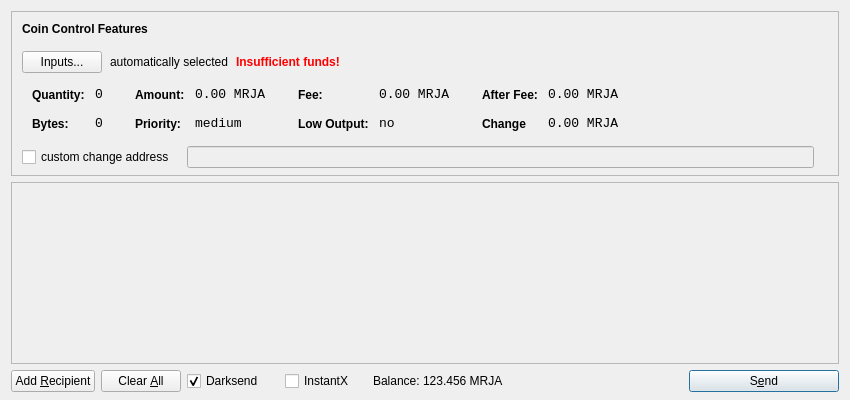
<?xml version="1.0" encoding="UTF-8"?>
<ui version="4.0">
 <class>SendCoinsDialog</class>
 <widget class="QDialog" name="SendCoinsDialog">
  <property name="geometry">
   <rect>
    <x>0</x>
    <y>0</y>
    <width>850</width>
    <height>400</height>
   </rect>
  </property>
  <property name="windowTitle">
   <string>Send Coins</string>
  </property>
  <layout class="QVBoxLayout" name="verticalLayout" stretch="0,1,0">
   <property name="bottomMargin">
    <number>8</number>
   </property>
   <item>
    <widget class="QFrame" name="frameCoinControl">
     <property name="sizePolicy">
      <sizepolicy hsizetype="Expanding" vsizetype="Expanding">
       <horstretch>0</horstretch>
       <verstretch>0</verstretch>
      </sizepolicy>
     </property>
     <property name="maximumSize">
      <size>
       <width>16777215</width>
       <height>16777215</height>
      </size>
     </property>
     <property name="frameShape">
      <enum>QFrame::StyledPanel</enum>
     </property>
     <property name="frameShadow">
      <enum>QFrame::Sunken</enum>
     </property>
     <layout class="QVBoxLayout" name="verticalLayoutCoinControl2">
      <property name="spacing">
       <number>-1</number>
      </property>
      <property name="leftMargin">
       <number>0</number>
      </property>
      <property name="topMargin">
       <number>0</number>
      </property>
      <property name="rightMargin">
       <number>0</number>
      </property>
      <property name="bottomMargin">
       <number>6</number>
      </property>
      <item>
       <layout class="QVBoxLayout" name="verticalLayoutCoinControl" stretch="0,0,0,0,1">
        <property name="spacing">
         <number>0</number>
        </property>
        <property name="leftMargin">
         <number>10</number>
        </property>
        <property name="topMargin">
         <number>10</number>
        </property>
        <item>
         <layout class="QHBoxLayout" name="horizontalLayoutCoinControl1">
          <property name="bottomMargin">
           <number>15</number>
          </property>
          <item>
           <widget class="QLabel" name="labelCoinControlFeatures">
            <property name="sizePolicy">
             <sizepolicy hsizetype="Preferred" vsizetype="Maximum">
              <horstretch>0</horstretch>
              <verstretch>0</verstretch>
             </sizepolicy>
            </property>
            <property name="font">
             <font>
              <weight>75</weight>
              <bold>true</bold>
             </font>
            </property>
            <property name="styleSheet">
             <string notr="true">font-weight:bold;</string>
            </property>
            <property name="text">
             <string>Coin Control Features</string>
            </property>
           </widget>
          </item>
         </layout>
        </item>
        <item>
         <layout class="QHBoxLayout" name="horizontalLayoutCoinControl2" stretch="0,0,0,0">
          <property name="spacing">
           <number>8</number>
          </property>
          <property name="bottomMargin">
           <number>10</number>
          </property>
          <item>
           <widget class="QPushButton" name="pushButtonCoinControl">
            <property name="styleSheet">
             <string notr="true"/>
            </property>
            <property name="text">
             <string>Inputs...</string>
            </property>
           </widget>
          </item>
          <item>
           <widget class="QLabel" name="labelCoinControlAutomaticallySelected">
            <property name="text">
             <string>automatically selected</string>
            </property>
            <property name="margin">
             <number>5</number>
            </property>
           </widget>
          </item>
          <item>
           <widget class="QLabel" name="labelCoinControlInsuffFunds">
            <property name="font">
             <font>
              <weight>75</weight>
              <bold>true</bold>
             </font>
            </property>
            <property name="styleSheet">
             <string notr="true">color:red;font-weight:bold;</string>
            </property>
            <property name="text">
             <string>Insufficient funds!</string>
            </property>
            <property name="margin">
             <number>5</number>
            </property>
           </widget>
          </item>
          <item>
           <spacer name="horizontalSpacerCoinControl">
            <property name="orientation">
             <enum>Qt::Horizontal</enum>
            </property>
            <property name="sizeHint" stdset="0">
             <size>
              <width>40</width>
              <height>1</height>
             </size>
            </property>
           </spacer>
          </item>
         </layout>
        </item>
        <item>
         <widget class="QWidget" name="widgetCoinControl" native="true">
          <property name="sizePolicy">
           <sizepolicy hsizetype="Preferred" vsizetype="Preferred">
            <horstretch>0</horstretch>
            <verstretch>0</verstretch>
           </sizepolicy>
          </property>
          <property name="minimumSize">
           <size>
            <width>0</width>
            <height>0</height>
           </size>
          </property>
          <property name="styleSheet">
           <string notr="true"/>
          </property>
          <layout class="QHBoxLayout" name="horizontalLayoutCoinControl5">
           <property name="margin">
            <number>0</number>
           </property>
           <item>
            <layout class="QHBoxLayout" name="horizontalLayoutCoinControl3" stretch="0,0,0,1">
             <property name="spacing">
              <number>20</number>
             </property>
             <property name="topMargin">
              <number>0</number>
             </property>
             <property name="bottomMargin">
              <number>10</number>
             </property>
             <item>
              <layout class="QFormLayout" name="formLayoutCoinControl1">
               <property name="horizontalSpacing">
                <number>10</number>
               </property>
               <property name="verticalSpacing">
                <number>14</number>
               </property>
               <property name="leftMargin">
                <number>10</number>
               </property>
               <property name="topMargin">
                <number>4</number>
               </property>
               <property name="rightMargin">
                <number>6</number>
               </property>
               <item row="0" column="0">
                <widget class="QLabel" name="labelCoinControlQuantityText">
                 <property name="styleSheet">
                  <string notr="true">font-weight:bold;</string>
                 </property>
                 <property name="text">
                  <string>Quantity:</string>
                 </property>
                 <property name="margin">
                  <number>0</number>
                 </property>
                </widget>
               </item>
               <item row="0" column="1">
                <widget class="QLabel" name="labelCoinControlQuantity">
                 <property name="font">
                  <font>
                   <family>Monospace</family>
                   <pointsize>10</pointsize>
                  </font>
                 </property>
                 <property name="cursor">
                  <cursorShape>IBeamCursor</cursorShape>
                 </property>
                 <property name="contextMenuPolicy">
                  <enum>Qt::ActionsContextMenu</enum>
                 </property>
                 <property name="text">
                  <string>0</string>
                 </property>
                 <property name="margin">
                  <number>0</number>
                 </property>
                 <property name="textInteractionFlags">
                  <set>Qt::LinksAccessibleByMouse|Qt::TextSelectableByKeyboard|Qt::TextSelectableByMouse</set>
                 </property>
                </widget>
               </item>
               <item row="1" column="0">
                <widget class="QLabel" name="labelCoinControlBytesText">
                 <property name="styleSheet">
                  <string notr="true">font-weight:bold;</string>
                 </property>
                 <property name="text">
                  <string>Bytes:</string>
                 </property>
                </widget>
               </item>
               <item row="1" column="1">
                <widget class="QLabel" name="labelCoinControlBytes">
                 <property name="font">
                  <font>
                   <family>Monospace</family>
                   <pointsize>10</pointsize>
                  </font>
                 </property>
                 <property name="cursor">
                  <cursorShape>IBeamCursor</cursorShape>
                 </property>
                 <property name="contextMenuPolicy">
                  <enum>Qt::ActionsContextMenu</enum>
                 </property>
                 <property name="text">
                  <string>0</string>
                 </property>
                 <property name="textInteractionFlags">
                  <set>Qt::LinksAccessibleByMouse|Qt::TextSelectableByKeyboard|Qt::TextSelectableByMouse</set>
                 </property>
                </widget>
               </item>
              </layout>
             </item>
             <item>
              <layout class="QFormLayout" name="formLayoutCoinControl2">
               <property name="horizontalSpacing">
                <number>10</number>
               </property>
               <property name="verticalSpacing">
                <number>14</number>
               </property>
               <property name="leftMargin">
                <number>6</number>
               </property>
               <property name="topMargin">
                <number>4</number>
               </property>
               <property name="rightMargin">
                <number>6</number>
               </property>
               <item row="0" column="0">
                <widget class="QLabel" name="labelCoinControlAmountText">
                 <property name="styleSheet">
                  <string notr="true">font-weight:bold;</string>
                 </property>
                 <property name="text">
                  <string>Amount:</string>
                 </property>
                 <property name="margin">
                  <number>0</number>
                 </property>
                </widget>
               </item>
               <item row="0" column="1">
                <widget class="QLabel" name="labelCoinControlAmount">
                 <property name="font">
                  <font>
                   <family>Monospace</family>
                   <pointsize>10</pointsize>
                  </font>
                 </property>
                 <property name="cursor">
                  <cursorShape>IBeamCursor</cursorShape>
                 </property>
                 <property name="contextMenuPolicy">
                  <enum>Qt::ActionsContextMenu</enum>
                 </property>
                 <property name="text">
                  <string>0.00 MRJA</string>
                 </property>
                 <property name="textInteractionFlags">
                  <set>Qt::LinksAccessibleByMouse|Qt::TextSelectableByKeyboard|Qt::TextSelectableByMouse</set>
                 </property>
                </widget>
               </item>
               <item row="1" column="0">
                <widget class="QLabel" name="labelCoinControlPriorityText">
                 <property name="styleSheet">
                  <string notr="true">font-weight:bold;</string>
                 </property>
                 <property name="text">
                  <string>Priority:</string>
                 </property>
                </widget>
               </item>
               <item row="1" column="1">
                <widget class="QLabel" name="labelCoinControlPriority">
                 <property name="font">
                  <font>
                   <family>Monospace</family>
                   <pointsize>10</pointsize>
                  </font>
                 </property>
                 <property name="cursor">
                  <cursorShape>IBeamCursor</cursorShape>
                 </property>
                 <property name="contextMenuPolicy">
                  <enum>Qt::ActionsContextMenu</enum>
                 </property>
                 <property name="text">
                  <string>medium</string>
                 </property>
                 <property name="textInteractionFlags">
                  <set>Qt::LinksAccessibleByMouse|Qt::TextSelectableByKeyboard|Qt::TextSelectableByMouse</set>
                 </property>
                </widget>
               </item>
              </layout>
             </item>
             <item>
              <layout class="QFormLayout" name="formLayoutCoinControl3">
               <property name="horizontalSpacing">
                <number>10</number>
               </property>
               <property name="verticalSpacing">
                <number>14</number>
               </property>
               <property name="leftMargin">
                <number>6</number>
               </property>
               <property name="topMargin">
                <number>4</number>
               </property>
               <property name="rightMargin">
                <number>6</number>
               </property>
               <item row="0" column="0">
                <widget class="QLabel" name="labelCoinControlFeeText">
                 <property name="styleSheet">
                  <string notr="true">font-weight:bold;</string>
                 </property>
                 <property name="text">
                  <string>Fee:</string>
                 </property>
                 <property name="margin">
                  <number>0</number>
                 </property>
                </widget>
               </item>
               <item row="0" column="1">
                <widget class="QLabel" name="labelCoinControlFee">
                 <property name="font">
                  <font>
                   <family>Monospace</family>
                   <pointsize>10</pointsize>
                  </font>
                 </property>
                 <property name="cursor">
                  <cursorShape>IBeamCursor</cursorShape>
                 </property>
                 <property name="contextMenuPolicy">
                  <enum>Qt::ActionsContextMenu</enum>
                 </property>
                 <property name="text">
                  <string>0.00 MRJA</string>
                 </property>
                 <property name="textInteractionFlags">
                  <set>Qt::LinksAccessibleByMouse|Qt::TextSelectableByKeyboard|Qt::TextSelectableByMouse</set>
                 </property>
                </widget>
               </item>
               <item row="1" column="0">
                <widget class="QLabel" name="labelCoinControlLowOutputText">
                 <property name="styleSheet">
                  <string notr="true">font-weight:bold;</string>
                 </property>
                 <property name="text">
                  <string>Low Output:</string>
                 </property>
                </widget>
               </item>
               <item row="1" column="1">
                <widget class="QLabel" name="labelCoinControlLowOutput">
                 <property name="font">
                  <font>
                   <family>Monospace</family>
                   <pointsize>10</pointsize>
                  </font>
                 </property>
                 <property name="cursor">
                  <cursorShape>IBeamCursor</cursorShape>
                 </property>
                 <property name="contextMenuPolicy">
                  <enum>Qt::ActionsContextMenu</enum>
                 </property>
                 <property name="text">
                  <string>no</string>
                 </property>
                 <property name="textInteractionFlags">
                  <set>Qt::LinksAccessibleByMouse|Qt::TextSelectableByKeyboard|Qt::TextSelectableByMouse</set>
                 </property>
                </widget>
               </item>
              </layout>
             </item>
             <item>
              <layout class="QFormLayout" name="formLayoutCoinControl4">
               <property name="horizontalSpacing">
                <number>10</number>
               </property>
               <property name="verticalSpacing">
                <number>14</number>
               </property>
               <property name="leftMargin">
                <number>6</number>
               </property>
               <property name="topMargin">
                <number>4</number>
               </property>
               <property name="rightMargin">
                <number>6</number>
               </property>
               <item row="0" column="0">
                <widget class="QLabel" name="labelCoinControlAfterFeeText">
                 <property name="styleSheet">
                  <string notr="true">font-weight:bold;</string>
                 </property>
                 <property name="text">
                  <string>After Fee:</string>
                 </property>
                 <property name="margin">
                  <number>0</number>
                 </property>
                </widget>
               </item>
               <item row="0" column="1">
                <widget class="QLabel" name="labelCoinControlAfterFee">
                 <property name="font">
                  <font>
                   <family>Monospace</family>
                   <pointsize>10</pointsize>
                  </font>
                 </property>
                 <property name="cursor">
                  <cursorShape>IBeamCursor</cursorShape>
                 </property>
                 <property name="contextMenuPolicy">
                  <enum>Qt::ActionsContextMenu</enum>
                 </property>
                 <property name="text">
                  <string>0.00 MRJA</string>
                 </property>
                 <property name="textInteractionFlags">
                  <set>Qt::LinksAccessibleByMouse|Qt::TextSelectableByKeyboard|Qt::TextSelectableByMouse</set>
                 </property>
                </widget>
               </item>
               <item row="1" column="0">
                <widget class="QLabel" name="labelCoinControlChangeText">
                 <property name="styleSheet">
                  <string notr="true">font-weight:bold;</string>
                 </property>
                 <property name="text">
                  <string>Change</string>
                 </property>
                </widget>
               </item>
               <item row="1" column="1">
                <widget class="QLabel" name="labelCoinControlChange">
                 <property name="font">
                  <font>
                   <family>Monospace</family>
                   <pointsize>10</pointsize>
                  </font>
                 </property>
                 <property name="cursor">
                  <cursorShape>IBeamCursor</cursorShape>
                 </property>
                 <property name="contextMenuPolicy">
                  <enum>Qt::ActionsContextMenu</enum>
                 </property>
                 <property name="text">
                  <string>0.00 MRJA</string>
                 </property>
                 <property name="textInteractionFlags">
                  <set>Qt::LinksAccessibleByMouse|Qt::TextSelectableByKeyboard|Qt::TextSelectableByMouse</set>
                 </property>
                </widget>
               </item>
              </layout>
             </item>
            </layout>
           </item>
          </layout>
         </widget>
        </item>
        <item>
         <layout class="QHBoxLayout" name="horizontalLayoutCoinControl4" stretch="0,0,0">
          <property name="spacing">
           <number>12</number>
          </property>
          <property name="sizeConstraint">
           <enum>QLayout::SetDefaultConstraint</enum>
          </property>
          <property name="topMargin">
           <number>5</number>
          </property>
          <property name="rightMargin">
           <number>5</number>
          </property>
          <item>
           <widget class="QCheckBox" name="checkBoxCoinControlChange">
            <property name="text">
             <string>custom change address</string>
            </property>
           </widget>
          </item>
          <item>
           <widget class="QLineEdit" name="lineEditCoinControlChange">
            <property name="enabled">
             <bool>false</bool>
            </property>
            <property name="sizePolicy">
             <sizepolicy hsizetype="Expanding" vsizetype="Fixed">
              <horstretch>0</horstretch>
              <verstretch>0</verstretch>
             </sizepolicy>
            </property>
           </widget>
          </item>
          <item>
           <widget class="QLabel" name="labelCoinControlChangeLabel">
            <property name="sizePolicy">
             <sizepolicy hsizetype="Preferred" vsizetype="Expanding">
              <horstretch>0</horstretch>
              <verstretch>0</verstretch>
             </sizepolicy>
            </property>
            <property name="minimumSize">
             <size>
              <width>0</width>
              <height>0</height>
             </size>
            </property>
            <property name="text">
             <string/>
            </property>
            <property name="margin">
             <number>3</number>
            </property>
           </widget>
          </item>
         </layout>
        </item>
        <item>
         <spacer name="verticalSpacerCoinControl">
          <property name="orientation">
           <enum>Qt::Vertical</enum>
          </property>
          <property name="sizeHint" stdset="0">
           <size>
            <width>800</width>
            <height>1</height>
           </size>
          </property>
         </spacer>
        </item>
       </layout>
      </item>
     </layout>
    </widget>
   </item>
   <item>
    <widget class="QScrollArea" name="scrollArea">
     <property name="widgetResizable">
      <bool>true</bool>
     </property>
     <widget class="QWidget" name="scrollAreaWidgetContents">
      <property name="geometry">
       <rect>
        <x>0</x>
        <y>0</y>
        <width>830</width>
        <height>165</height>
       </rect>
      </property>
      <layout class="QVBoxLayout" name="verticalLayout_2">
       <property name="margin">
        <number>0</number>
       </property>
       <item>
        <layout class="QVBoxLayout" name="entries">
         <property name="spacing">
          <number>6</number>
         </property>
        </layout>
       </item>
       <item>
        <spacer name="verticalSpacer">
         <property name="orientation">
          <enum>Qt::Vertical</enum>
         </property>
         <property name="sizeHint" stdset="0">
          <size>
           <width>20</width>
           <height>40</height>
          </size>
         </property>
        </spacer>
       </item>
      </layout>
     </widget>
    </widget>
   </item>
   <item>
    <layout class="QHBoxLayout" name="horizontalLayout">
     <item>
      <widget class="QPushButton" name="addButton">
       <property name="toolTip">
        <string>Send to multiple recipients at once</string>
       </property>
       <property name="text">
        <string>Add &amp;Recipient</string>
       </property>
       <property name="autoDefault">
        <bool>false</bool>
       </property>
      </widget>
     </item>
     <item>
      <widget class="QPushButton" name="clearButton">
       <property name="sizePolicy">
        <sizepolicy hsizetype="Minimum" vsizetype="Fixed">
         <horstretch>0</horstretch>
         <verstretch>0</verstretch>
        </sizepolicy>
       </property>
       <property name="toolTip">
        <string>Remove all transaction fields</string>
       </property>
       <property name="text">
        <string>Clear &amp;All</string>
       </property>
       <property name="autoRepeatDelay">
        <number>300</number>
       </property>
       <property name="autoDefault">
        <bool>false</bool>
       </property>
      </widget>
     </item>
     <item>
      <layout class="QHBoxLayout" name="horizontalLayout_2">
       <property name="spacing">
        <number>3</number>
       </property>
        <item>
        <widget class="QCheckBox" name="checkUseDarksend">
         <property name="minimumSize">
          <size>
           <width>95</width>
           <height>0</height>
          </size>
         </property>
         <property name="text">
          <string>Darksend</string>
         </property>
         <property name="checked">
          <bool>true</bool>
         </property>
        </widget>
       </item>
       <item>
        <widget class="QCheckBox" name="checkInstantX">
         <property name="enabled">
          <bool>true</bool>
         </property>
         <property name="minimumSize">
          <size>
           <width>85</width>
           <height>0</height>
          </size>
         </property>
         <property name="text">
          <string>InstantX</string>
         </property>
        </widget>
       </item>
       <item>
        <widget class="QLabel" name="label">
         <property name="sizePolicy">
          <sizepolicy hsizetype="Preferred" vsizetype="Fixed">
           <horstretch>0</horstretch>
           <verstretch>0</verstretch>
          </sizepolicy>
         </property>
         <property name="text">
          <string>Balance:</string>
         </property>
        </widget>
       </item>
       <item>
        <widget class="QLabel" name="labelBalance">
         <property name="sizePolicy">
          <sizepolicy hsizetype="Preferred" vsizetype="Fixed">
           <horstretch>0</horstretch>
           <verstretch>0</verstretch>
          </sizepolicy>
         </property>
         <property name="cursor">
          <cursorShape>IBeamCursor</cursorShape>
         </property>
         <property name="text">
          <string>123.456 MRJA</string>
         </property>
         <property name="textInteractionFlags">
          <set>Qt::LinksAccessibleByMouse|Qt::TextSelectableByKeyboard|Qt::TextSelectableByMouse</set>
         </property>
        </widget>
       </item>
      </layout>
     </item>
     <item>
      <spacer name="horizontalSpacer">
       <property name="orientation">
        <enum>Qt::Horizontal</enum>
       </property>
       <property name="sizeHint" stdset="0">
        <size>
         <width>40</width>
         <height>20</height>
        </size>
       </property>
      </spacer>
     </item>
     <item>
      <widget class="QPushButton" name="sendButton">
       <property name="minimumSize">
        <size>
         <width>150</width>
         <height>0</height>
        </size>
       </property>
       <property name="toolTip">
        <string>Confirm the send action</string>
       </property>
       <property name="text">
        <string>S&amp;end</string>
       </property>
       <property name="icon">
        <iconset resource="../bitcoin.qrc">
         <normaloff>:/icons/send</normaloff>:/icons/send</iconset>
       </property>
       <property name="default">
        <bool>true</bool>
       </property>
      </widget>
     </item>
    </layout>
   </item>
  </layout>
 </widget>
 <resources>
  <include location="../bitcoin.qrc"/>
 </resources>
 <connections/>
</ui>
